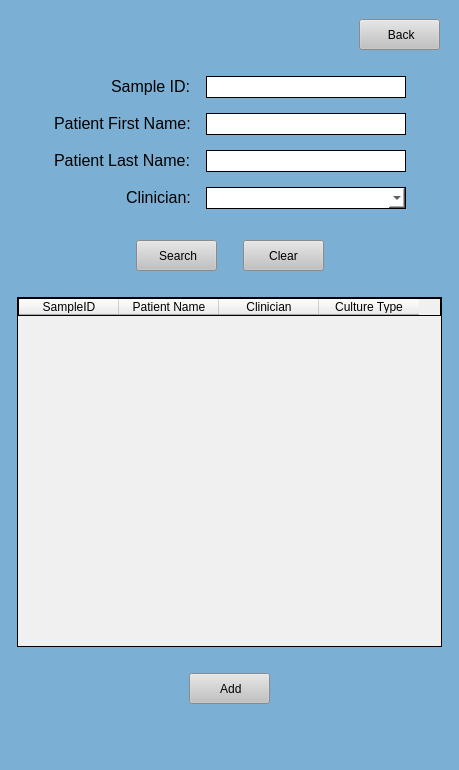
<?xml version="1.0" encoding="UTF-8"?>
<ui version="4.0">
 <class>MainWindow</class>
 <widget class="QMainWindow" name="MainWindow">
  <property name="geometry">
   <rect>
    <x>0</x>
    <y>0</y>
    <width>459</width>
    <height>770</height>
   </rect>
  </property>
  <property name="windowTitle">
   <string>MainWindow</string>
  </property>
  <property name="styleSheet">
   <string notr="true">background-color: rgb(123, 175, 212);</string>
  </property>
  <widget class="QWidget" name="centralwidget">
   <layout class="QGridLayout" name="gridLayout">
    <item row="3" column="0">
     <layout class="QVBoxLayout" name="verticalLayout">
      <property name="leftMargin">
       <number>0</number>
      </property>
      <property name="topMargin">
       <number>0</number>
      </property>
      <property name="rightMargin">
       <number>0</number>
      </property>
      <property name="bottomMargin">
       <number>0</number>
      </property>
      <item>
       <layout class="QHBoxLayout" name="horizontalLayout_2">
        <property name="leftMargin">
         <number>0</number>
        </property>
        <property name="topMargin">
         <number>0</number>
        </property>
        <property name="rightMargin">
         <number>0</number>
        </property>
        <property name="bottomMargin">
         <number>0</number>
        </property>
        <item>
         <spacer name="horizontalSpacer_3">
          <property name="orientation">
           <enum>Qt::Horizontal</enum>
          </property>
          <property name="sizeHint" stdset="0">
           <size>
            <width>40</width>
            <height>20</height>
           </size>
          </property>
         </spacer>
        </item>
        <item>
         <widget class="QPushButton" name="back">
          <property name="sizePolicy">
           <sizepolicy hsizetype="Fixed" vsizetype="Fixed">
            <horstretch>0</horstretch>
            <verstretch>0</verstretch>
           </sizepolicy>
          </property>
          <property name="minimumSize">
           <size>
            <width>81</width>
            <height>31</height>
           </size>
          </property>
          <property name="maximumSize">
           <size>
            <width>81</width>
            <height>31</height>
           </size>
          </property>
          <property name="cursor">
           <cursorShape>PointingHandCursor</cursorShape>
          </property>
          <property name="styleSheet">
           <string notr="true">QPushButton:hover {
	 background-color: rgb(210, 210, 210);
}

QPushButton:focus {
	background-color: rgb(210, 210, 210);
}

QPushButton {
	background-color: rgb(193, 193, 193);
}</string>
          </property>
          <property name="text">
           <string> Back</string>
          </property>
         </widget>
        </item>
        <item>
         <spacer name="horizontalSpacer_6">
          <property name="orientation">
           <enum>Qt::Horizontal</enum>
          </property>
          <property name="sizeType">
           <enum>QSizePolicy::Minimum</enum>
          </property>
          <property name="sizeHint" stdset="0">
           <size>
            <width>10</width>
            <height>20</height>
           </size>
          </property>
         </spacer>
        </item>
       </layout>
      </item>
      <item>
       <spacer name="verticalSpacer_2">
        <property name="orientation">
         <enum>Qt::Vertical</enum>
        </property>
        <property name="sizeType">
         <enum>QSizePolicy::Minimum</enum>
        </property>
        <property name="sizeHint" stdset="0">
         <size>
          <width>20</width>
          <height>20</height>
         </size>
        </property>
       </spacer>
      </item>
      <item>
       <layout class="QGridLayout" name="gridLayout_2">
        <property name="leftMargin">
         <number>0</number>
        </property>
        <property name="topMargin">
         <number>0</number>
        </property>
        <property name="rightMargin">
         <number>0</number>
        </property>
        <property name="bottomMargin">
         <number>0</number>
        </property>
        <property name="spacing">
         <number>15</number>
        </property>
        <item row="3" column="1">
         <widget class="QLabel" name="label_8">
          <property name="text">
           <string>&lt;html&gt;&lt;head/&gt;&lt;body&gt;&lt;p&gt;&lt;span style=&quot; font-size:12pt;&quot;&gt;Patient Last Name:&lt;/span&gt;&lt;/p&gt;&lt;/body&gt;&lt;/html&gt;</string>
          </property>
         </widget>
        </item>
        <item row="1" column="0" rowspan="5">
         <spacer name="horizontalSpacer">
          <property name="orientation">
           <enum>Qt::Horizontal</enum>
          </property>
          <property name="sizeHint" stdset="0">
           <size>
            <width>40</width>
            <height>20</height>
           </size>
          </property>
         </spacer>
        </item>
        <item row="2" column="1">
         <widget class="QLabel" name="label_7">
          <property name="text">
           <string>&lt;html&gt;&lt;head/&gt;&lt;body&gt;&lt;p&gt;&lt;span style=&quot; font-size:12pt;&quot;&gt;Patient First Name:&lt;/span&gt;&lt;/p&gt;&lt;/body&gt;&lt;/html&gt;</string>
          </property>
         </widget>
        </item>
        <item row="1" column="4" rowspan="5">
         <spacer name="horizontalSpacer_2">
          <property name="orientation">
           <enum>Qt::Horizontal</enum>
          </property>
          <property name="sizeHint" stdset="0">
           <size>
            <width>40</width>
            <height>20</height>
           </size>
          </property>
         </spacer>
        </item>
        <item row="1" column="1" alignment="Qt::AlignRight|Qt::AlignVCenter">
         <widget class="QLabel" name="label">
          <property name="text">
           <string>&lt;html&gt;&lt;head/&gt;&lt;body&gt;&lt;p&gt;&lt;span style=&quot; font-size:12pt;&quot;&gt;Sample ID:&lt;/span&gt;&lt;/p&gt;&lt;/body&gt;&lt;/html&gt;</string>
          </property>
         </widget>
        </item>
        <item row="4" column="1" alignment="Qt::AlignRight">
         <widget class="QLabel" name="label_3">
          <property name="text">
           <string>&lt;html&gt;&lt;head/&gt;&lt;body&gt;&lt;p&gt;&lt;span style=&quot; font-size:12pt;&quot;&gt;Clinician:&lt;/span&gt;&lt;/p&gt;&lt;/body&gt;&lt;/html&gt;</string>
          </property>
         </widget>
        </item>
        <item row="4" column="2" colspan="2">
         <widget class="QComboBox" name="clinDrop">
          <property name="minimumSize">
           <size>
            <width>200</width>
            <height>22</height>
           </size>
          </property>
          <property name="maximumSize">
           <size>
            <width>200</width>
            <height>22</height>
           </size>
          </property>
          <property name="styleSheet">
           <string notr="true">background-color: rgb(255, 255, 255);
border-style: solid;
border-width: 1px</string>
          </property>
         </widget>
        </item>
        <item row="3" column="2" colspan="2">
         <widget class="QLineEdit" name="lName">
          <property name="minimumSize">
           <size>
            <width>100</width>
            <height>22</height>
           </size>
          </property>
          <property name="maximumSize">
           <size>
            <width>200</width>
            <height>22</height>
           </size>
          </property>
          <property name="styleSheet">
           <string notr="true">background-color: rgb(255, 255, 255);
border-style: solid;
border-width: 1px</string>
          </property>
         </widget>
        </item>
        <item row="2" column="2" colspan="2">
         <widget class="QLineEdit" name="fName">
          <property name="minimumSize">
           <size>
            <width>100</width>
            <height>22</height>
           </size>
          </property>
          <property name="maximumSize">
           <size>
            <width>200</width>
            <height>22</height>
           </size>
          </property>
          <property name="styleSheet">
           <string notr="true">background-color: rgb(255, 255, 255);
border-style: solid;
border-width: 1px</string>
          </property>
         </widget>
        </item>
        <item row="1" column="2" colspan="2">
         <widget class="QLineEdit" name="saID">
          <property name="minimumSize">
           <size>
            <width>200</width>
            <height>22</height>
           </size>
          </property>
          <property name="maximumSize">
           <size>
            <width>200</width>
            <height>22</height>
           </size>
          </property>
          <property name="styleSheet">
           <string notr="true">background-color: rgb(255, 255, 255);
border-style: solid;
border-width: 1px</string>
          </property>
         </widget>
        </item>
       </layout>
      </item>
      <item>
       <spacer name="verticalSpacer_4">
        <property name="orientation">
         <enum>Qt::Vertical</enum>
        </property>
        <property name="sizeType">
         <enum>QSizePolicy::Minimum</enum>
        </property>
        <property name="sizeHint" stdset="0">
         <size>
          <width>10</width>
          <height>10</height>
         </size>
        </property>
       </spacer>
      </item>
      <item>
       <layout class="QHBoxLayout" name="horizontalLayout_3">
        <property name="leftMargin">
         <number>0</number>
        </property>
        <property name="topMargin">
         <number>0</number>
        </property>
        <property name="rightMargin">
         <number>0</number>
        </property>
        <property name="bottomMargin">
         <number>0</number>
        </property>
        <item>
         <spacer name="horizontalSpacer_8">
          <property name="orientation">
           <enum>Qt::Horizontal</enum>
          </property>
          <property name="sizeHint" stdset="0">
           <size>
            <width>40</width>
            <height>20</height>
           </size>
          </property>
         </spacer>
        </item>
        <item>
         <widget class="QPushButton" name="find">
          <property name="minimumSize">
           <size>
            <width>81</width>
            <height>31</height>
           </size>
          </property>
          <property name="maximumSize">
           <size>
            <width>81</width>
            <height>31</height>
           </size>
          </property>
          <property name="cursor">
           <cursorShape>PointingHandCursor</cursorShape>
          </property>
          <property name="styleSheet">
           <string notr="true">QPushButton:hover {
	 background-color: rgb(210, 210, 210);
}

QPushButton:focus {
	background-color: rgb(210, 210, 210);
}

QPushButton {
	background-color: rgb(193, 193, 193);
}</string>
          </property>
          <property name="text">
           <string> Search</string>
          </property>
         </widget>
        </item>
        <item>
         <spacer name="horizontalSpacer_9">
          <property name="orientation">
           <enum>Qt::Horizontal</enum>
          </property>
          <property name="sizeType">
           <enum>QSizePolicy::Minimum</enum>
          </property>
          <property name="sizeHint" stdset="0">
           <size>
            <width>20</width>
            <height>20</height>
           </size>
          </property>
         </spacer>
        </item>
        <item>
         <widget class="QPushButton" name="clear">
          <property name="minimumSize">
           <size>
            <width>81</width>
            <height>31</height>
           </size>
          </property>
          <property name="maximumSize">
           <size>
            <width>81</width>
            <height>31</height>
           </size>
          </property>
          <property name="cursor">
           <cursorShape>PointingHandCursor</cursorShape>
          </property>
          <property name="styleSheet">
           <string notr="true">QPushButton:hover {
	 background-color: rgb(210, 210, 210);
}

QPushButton:focus {
	background-color: rgb(210, 210, 210);
}

QPushButton {
	background-color: rgb(193, 193, 193);
}</string>
          </property>
          <property name="text">
           <string>Clear</string>
          </property>
         </widget>
        </item>
        <item>
         <spacer name="horizontalSpacer_10">
          <property name="orientation">
           <enum>Qt::Horizontal</enum>
          </property>
          <property name="sizeHint" stdset="0">
           <size>
            <width>40</width>
            <height>20</height>
           </size>
          </property>
         </spacer>
        </item>
       </layout>
      </item>
      <item>
       <spacer name="verticalSpacer">
        <property name="orientation">
         <enum>Qt::Vertical</enum>
        </property>
        <property name="sizeType">
         <enum>QSizePolicy::Fixed</enum>
        </property>
        <property name="sizeHint" stdset="0">
         <size>
          <width>20</width>
          <height>20</height>
         </size>
        </property>
       </spacer>
      </item>
      <item>
       <layout class="QHBoxLayout" name="horizontalLayout">
        <property name="leftMargin">
         <number>0</number>
        </property>
        <property name="topMargin">
         <number>0</number>
        </property>
        <property name="rightMargin">
         <number>0</number>
        </property>
        <property name="bottomMargin">
         <number>0</number>
        </property>
        <item>
         <spacer name="horizontalSpacer_4">
          <property name="orientation">
           <enum>Qt::Horizontal</enum>
          </property>
          <property name="sizeHint" stdset="0">
           <size>
            <width>40</width>
            <height>20</height>
           </size>
          </property>
         </spacer>
        </item>
        <item>
         <widget class="QTableWidget" name="searchTable">
          <property name="minimumSize">
           <size>
            <width>425</width>
            <height>350</height>
           </size>
          </property>
          <property name="maximumSize">
           <size>
            <width>425</width>
            <height>350</height>
           </size>
          </property>
          <property name="styleSheet">
           <string notr="true">background-color: rgb(240, 240, 240);
border-style: solid;
border-width: 1px</string>
          </property>
          <property name="editTriggers">
           <set>QAbstractItemView::NoEditTriggers</set>
          </property>
          <property name="dragDropOverwriteMode">
           <bool>false</bool>
          </property>
          <property name="alternatingRowColors">
           <bool>true</bool>
          </property>
          <property name="selectionMode">
           <enum>QAbstractItemView::SingleSelection</enum>
          </property>
          <property name="selectionBehavior">
           <enum>QAbstractItemView::SelectRows</enum>
          </property>
          <column>
           <property name="text">
            <string>SampleID</string>
           </property>
          </column>
          <column>
           <property name="text">
            <string>Patient Name</string>
           </property>
          </column>
          <column>
           <property name="text">
            <string>Clinician</string>
           </property>
          </column>
          <column>
           <property name="text">
            <string>Culture Type</string>
           </property>
          </column>
         </widget>
        </item>
        <item>
         <spacer name="horizontalSpacer_5">
          <property name="orientation">
           <enum>Qt::Horizontal</enum>
          </property>
          <property name="sizeHint" stdset="0">
           <size>
            <width>40</width>
            <height>20</height>
           </size>
          </property>
         </spacer>
        </item>
       </layout>
      </item>
      <item>
       <spacer name="verticalSpacer_6">
        <property name="orientation">
         <enum>Qt::Vertical</enum>
        </property>
        <property name="sizeType">
         <enum>QSizePolicy::Fixed</enum>
        </property>
        <property name="sizeHint" stdset="0">
         <size>
          <width>20</width>
          <height>20</height>
         </size>
        </property>
       </spacer>
      </item>
      <item alignment="Qt::AlignHCenter">
       <widget class="QPushButton" name="add">
        <property name="minimumSize">
         <size>
          <width>81</width>
          <height>31</height>
         </size>
        </property>
        <property name="maximumSize">
         <size>
          <width>81</width>
          <height>31</height>
         </size>
        </property>
        <property name="cursor">
         <cursorShape>PointingHandCursor</cursorShape>
        </property>
        <property name="styleSheet">
         <string notr="true">QPushButton:hover {
	 background-color: rgb(210, 210, 210);
}

QPushButton:focus {
	background-color: rgb(210, 210, 210);
}

QPushButton {
	background-color: rgb(193, 193, 193);
}</string>
        </property>
        <property name="text">
         <string> Add</string>
        </property>
       </widget>
      </item>
      <item>
       <spacer name="verticalSpacer_7">
        <property name="orientation">
         <enum>Qt::Vertical</enum>
        </property>
        <property name="sizeType">
         <enum>QSizePolicy::Fixed</enum>
        </property>
        <property name="sizeHint" stdset="0">
         <size>
          <width>20</width>
          <height>20</height>
         </size>
        </property>
       </spacer>
      </item>
     </layout>
    </item>
    <item row="5" column="0">
     <spacer name="verticalSpacer_3">
      <property name="orientation">
       <enum>Qt::Vertical</enum>
      </property>
      <property name="sizeHint" stdset="0">
       <size>
        <width>20</width>
        <height>40</height>
       </size>
      </property>
     </spacer>
    </item>
    <item row="0" column="0">
     <spacer name="verticalSpacer_5">
      <property name="orientation">
       <enum>Qt::Vertical</enum>
      </property>
      <property name="sizeType">
       <enum>QSizePolicy::Minimum</enum>
      </property>
      <property name="sizeHint" stdset="0">
       <size>
        <width>20</width>
        <height>10</height>
       </size>
      </property>
     </spacer>
    </item>
   </layout>
  </widget>
 </widget>
 <tabstops>
  <tabstop>saID</tabstop>
  <tabstop>fName</tabstop>
  <tabstop>lName</tabstop>
  <tabstop>clinDrop</tabstop>
  <tabstop>find</tabstop>
  <tabstop>clear</tabstop>
  <tabstop>searchTable</tabstop>
  <tabstop>add</tabstop>
  <tabstop>back</tabstop>
 </tabstops>
 <resources/>
 <connections/>
</ui>
